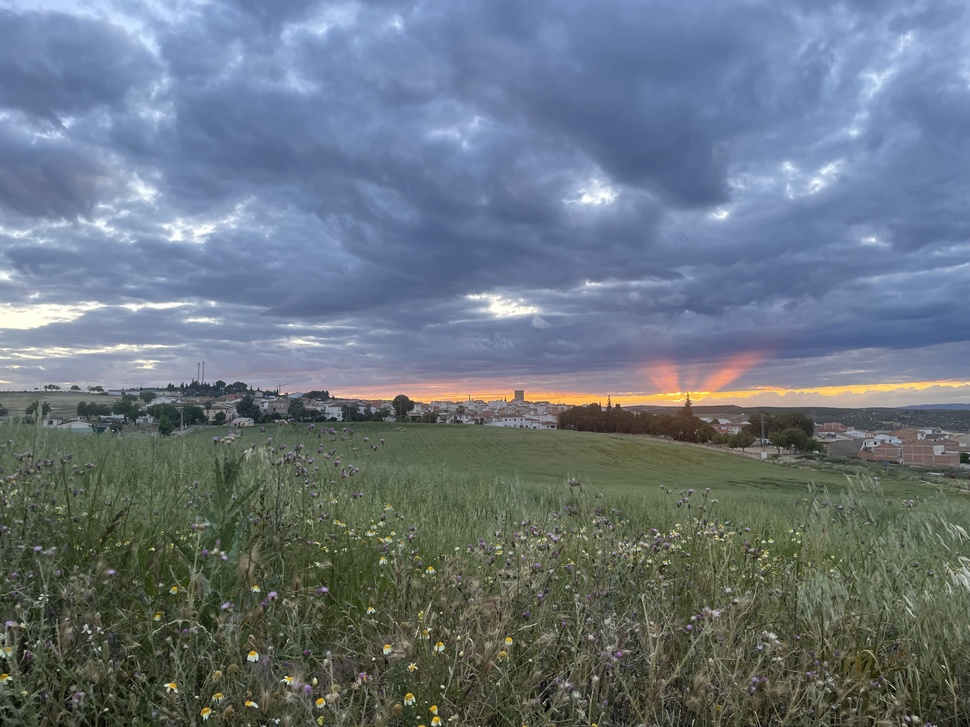
#> input picture ejercicioscapitulo3/imagen.jpg, 970 x 727 px, shrunk from 4032 x 3024 before the run
$ python comparahistograma.py
#> lines starting #> are read from the running program, lines starting #| are printed output that depends on the picture; long printed decimals are rounded
#comparahistograma.py
import cv2
import matplotlib.pyplot as plt
import numpy as np

img1 = cv2.imread('imagen.jpg', cv2.IMREAD_GRAYSCALE)
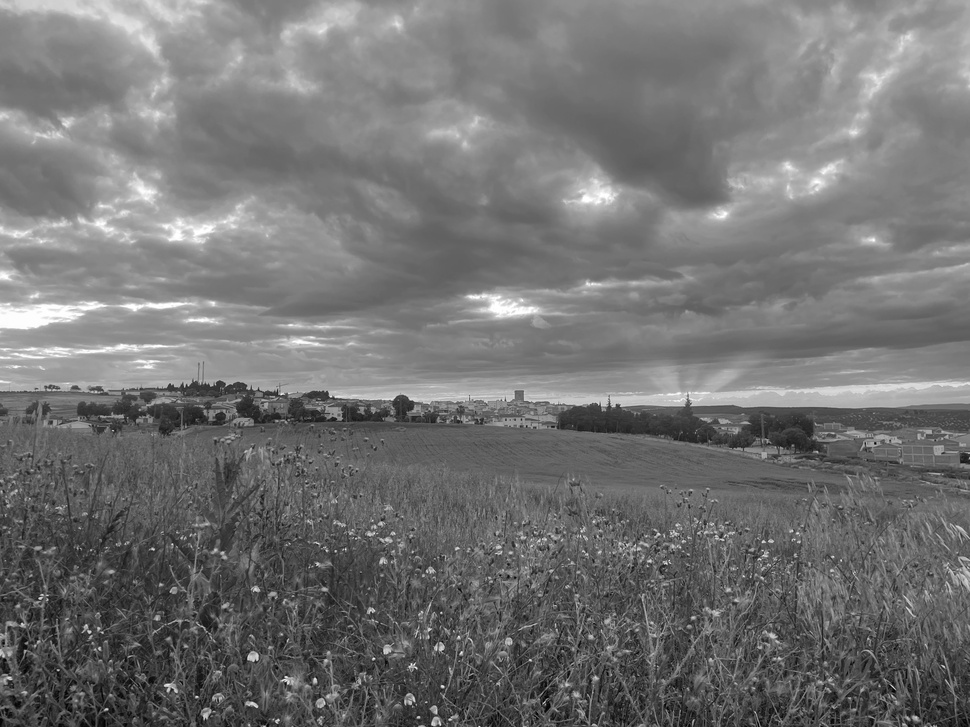
#> img1: shape (727, 970); min 0, max 255, mean 114.9
img2 = cv2.imread('imagenbordes.jpg', cv2.IMREAD_GRAYSCALE)
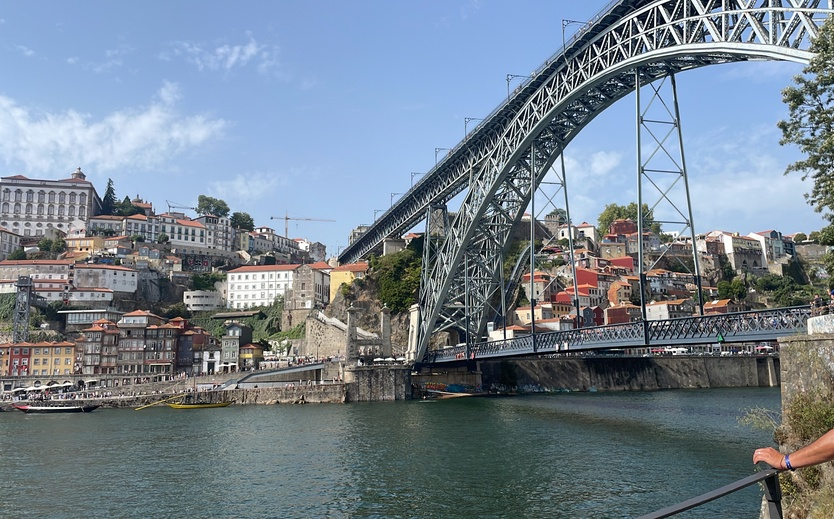
#> input picture ejercicioscapitulo3/imagenbordes.jpg, 834 x 519 px, shrunk from 3468 x 2159 before the run
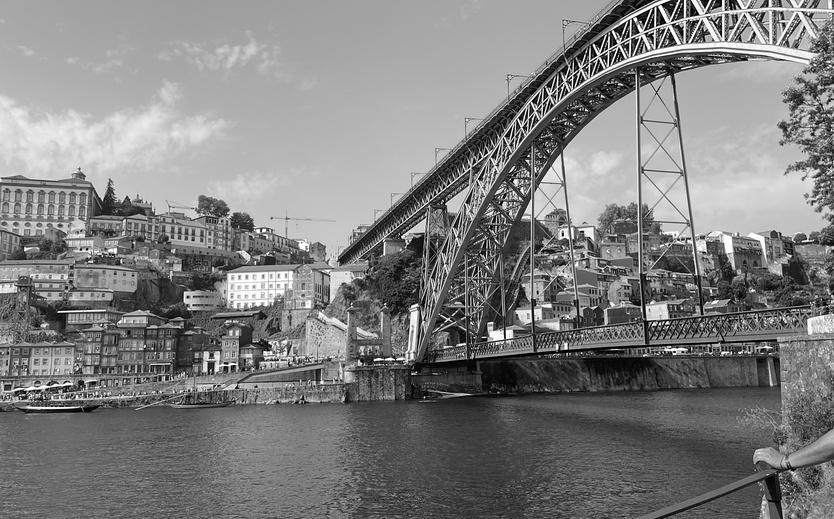
#> img2: shape (519, 834); min 0, max 255, mean 127.5

# Calcular los histogramas
hist1 = cv2.calcHist([img1], [0], None, [256], [0, 256])
#> hist1 = 256 values, max 9288 at index 114, min 10 at index 0, mean 2754.6
hist2 = cv2.calcHist([img2], [0], None, [256], [0, 256])
#> hist2 = 256 values, max 4774 at index 173, min 175 at index 237, mean 1690.8
# Normalizar los histogramas
cv2.normalize(hist1, hist1)
cv2.normalize(hist2, hist2)

# Comparar los histogramas usando Correlación
comparison = cv2.compareHist(hist1, hist2, cv2.HISTCMP_CORREL)
#> comparison = 0.349
print(f'Correlación: {comparison}')
#| Correlación: 0.349
